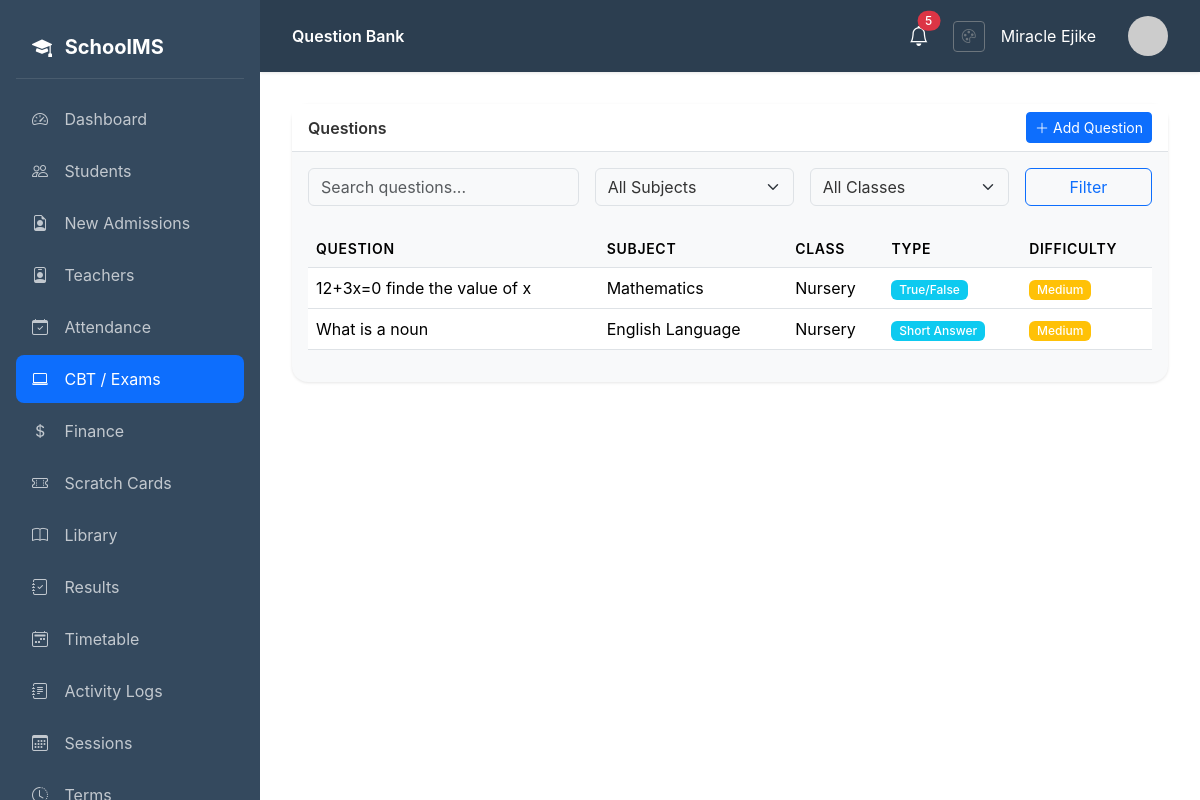
Screenshot of /cbt/questions/ (signed in) with the database file from the repository.
### cbt/models.py (models this page shows, shortened)
class QuestionBank(models.Model):
    QUESTION_TYPES = [
        ('multiple_choice', 'Multiple Choice'),
        ('true_false', 'True/False'),
        ('short_answer', 'Short Answer'),
    ]
    DIFFICULTY_LEVELS = [
        ('easy', 'Easy'),
        ('medium', 'Medium'),
        ('hard', 'Hard'),
    ]
    subject = models.ForeignKey(Subject, on_delete=models.CASCADE)
    class_level = models.ForeignKey(ClassLevel, on_delete=models.CASCADE)
    question_text = models.TextField()
    question_type = models.CharField(max_length=20, choices=QUESTION_TYPES, default='multiple_choice')
    option_a = models.CharField(max_length=255, blank=True)
    option_b = models.CharField(max_length=255, blank=True)
    option_c = models.CharField(max_length=255, blank=True)
    option_d = models.CharField(max_length=255, blank=True)
    correct_answer = models.CharField(max_length=255)
    explanation = models.TextField(blank=True)
    difficulty = models.CharField(max_length=10, choices=DIFFICULTY_LEVELS, default='medium')
    created_by = models.ForeignKey(Teacher, on_delete=models.SET_NULL, null=True)
    created_at = models.DateTimeField(auto_now_add=True)

### core/models.py (models this page shows, shortened)
class Subject(models.Model):
    name = models.CharField(max_length=100)
    code = models.CharField(max_length=10, unique=True)
    class_levels = models.ManyToManyField(ClassLevel, related_name='subjects')
    description = models.TextField(blank=True)
    icon = models.CharField(max_length=50, blank=True, help_text="Bootstrap icon class")

class ClassLevel(models.Model):
    name = models.CharField(max_length=50)
    order = models.IntegerField(default=0)
    class Meta:
        ordering = ['order']

### cbt/views.py (the view)
# urls.py: path('questions/', views.question_list, name='question_list'),
@login_required
def question_list(request):
    query = request.GET.get('q', '')
    subject_filter = request.GET.get('subject', '')
    class_filter = request.GET.get('class', '')
    questions = QuestionBank.objects.all()
    if query:
        questions = questions.filter(question_text__icontains=query)
    if subject_filter:
        questions = questions.filter(subject_id=subject_filter)
    if class_filter:
        questions = questions.filter(class_level_id=class_filter)
    subjects = Subject.objects.all()
    class_levels = ClassLevel.objects.all()
    context = {
        'questions': questions,
        'subjects': subjects,
        'class_levels': class_levels,
        'query': query,
        'subject_filter': subject_filter,
        'class_filter': class_filter,
    }
    return render(request, 'cbt/question_list.html', context)

### core/context_processors.py (called while the page is built)
def vapid_public_key(request):
    return {
        'vapid_public_key': getattr(settings, 'VAPID_PUBLIC_KEY', ''),
    }

### templates/cbt/question_list.html (shortened to what this page needs)
{% extends 'base.html' %}
{% block page_title %}Question Bank{% endblock %}
{% block content %}
<div class="card">
    <div class="card-header d-flex justify-content-between align-items-center">
        <span>Questions</span>
        <a href="{% url 'cbt:question_add' %}" class="btn btn-primary btn-sm">
            <i class="bi bi-plus-lg me-1"></i>Add Question
        </a>
    </div>
    <div class="card-body">
        <form method="get" class="row g-3 mb-4">
            <div class="col-md-4">
                <input type="text" name="q" class="form-control" placeholder="Search questions..." value="{{ query }}">
            </div>
            <div class="col-md-3">
                <select name="subject" class="form-select">
                    <option value="">All Subjects</option>
                </select>
            </div>
            <div class="col-md-3">
                <select name="class" class="form-select">
                    <option value="">All Classes</option>
                </select>
            </div>
            <div class="col-md-2">
                <button type="submit" class="btn btn-outline-primary w-100">Filter</button>
            </div>
        </form>
        <div class="table-responsive">
            <table class="table table-hover">
                <thead>
                    <tr>
                        <th>Question</th>
                        <th>Subject</th>
                        <th>Class</th>
                        <th>Type</th>
                        <th>Difficulty</th>
                    </tr>
                </thead>
                <tbody>
                    {% for question in questions %}
                    <tr>
                        <td>{{ question.question_text|truncatechars:80 }}</td>
                        <td>{{ question.subject.name }}</td>
                        <td>{{ question.class_level.name }}</td>
                        <td><span class="badge bg-info">{{ question.get_question_type_display }}</span></td>
                        <td>
                            <span class="badge bg-{% if question.difficulty == 'easy' %}success{% elif question.difficulty == 'medium' %}warning{% else %}danger{% endif %}">
                                {{ question.get_difficulty_display }}
                            </span>
                        </td>
                    </tr>
                    {% empty %}
                    <tr><td colspan="5" class="text-center text-muted py-4">No questions found</td></tr>
                    {% endfor %}
                </tbody>
            </table>
        </div>
    </div>
</div>
{% endblock %}

### templates/base.html (shortened to what this page needs)
{% load static %}
<!DOCTYPE html>
<html lang="en">
<head>
    <link href="https://cdn.jsdelivr.net/npm/bootstrap@5.3.2/dist/css/bootstrap.min.css" rel="stylesheet">
    <link href="https://cdn.jsdelivr.net/npm/bootstrap-icons@1.11.1/font/bootstrap-icons.css" rel="stylesheet">
    <link rel="stylesheet" href="{% static 'css/theme.css' %}">
</head>
<body>
    <nav class="sidebar">
        <div class="brand">
            <i class="bi bi-mortarboard-fill me-2"></i>
            SchoolMS
        </div>
        <ul class="nav flex-column">
            <li class="nav-item">
                <a class="nav-link {% if request.resolver_match.url_name == 'dashboard' %}active{% endif %}" href="{% url 'core:dashboard' %}">
                    <i class="bi bi-speedometer2"></i> Dashboard
                </a>
            </li>
            {% if user.profile.role == 'admin' or user.profile.role == 'teacher' %}
            <li class="nav-item">
                <a class="nav-link {% if 'students' in request.path %}active{% endif %}" href="{% url 'students:student_list' %}">
                    <i class="bi bi-people"></i> Students
                </a>
            </li>
            {% endif %}
            {% if user.profile.role == 'admin' %}
            <li class="nav-item">
                <a class="nav-link {% if 'admissions' in request.path %}active{% endif %}" href="{% url 'homepage:admission_list' %}">
                    <i class="bi bi-file-earmark-person"></i> New Admissions
                </a>
            </li>
            <li class="nav-item">
                <a class="nav-link {% if 'teachers' in request.path %}active{% endif %}" href="{% url 'teachers:teacher_list' %}">
                    <i class="bi bi-person-badge"></i> Teachers
                </a>
            </li>
            {% endif %}
            {% if user.profile.role == 'admin' or user.profile.role == 'teacher' or user.profile.role == 'student' %}
            <li class="nav-item">
                <a class="nav-link {% if 'attendance' in request.path %}active{% endif %}" href="{% url 'attendance:dashboard' %}">
                    <i class="bi bi-calendar-check"></i> Attendance
                </a>
            </li>
            {% endif %}
            <li class="nav-item">
                <a class="nav-link {% if 'cbt' in request.path %}active{% endif %}" href="{% url 'cbt:dashboard' %}">
                    <i class="bi bi-laptop"></i> CBT / Exams
                </a>
            </li>
            {% if user.profile.role == 'admin' or user.profile.role == 'accountant' or user.profile.role == 'student' %}
            <li class="nav-item">
                <a class="nav-link {% if 'finance' in request.path %}active{% endif %}" href="{% url 'finance:dashboard' %}">
                    <i class="bi bi-currency-dollar"></i> Finance
                </a>
            </li>
            <li class="nav-item">
                <a class="nav-link {% if 'scratchcard' in request.path %}active{% endif %}" href="{% url 'scratchcard:dashboard' %}">
                    <i class="bi bi-ticket-perforated"></i> Scratch Cards
                </a>
            </li>
            {% endif %}
            {% if user.profile.role == 'admin' or user.profile.role == 'librarian' or user.profile.role == 'teacher' or user.profile.role == 'student' %}
            <li class="nav-item">
                <a class="nav-link {% if 'library' in request.path %}active{% endif %}" href="{% url 'library:dashboard' %}">
                    <i class="bi bi-book"></i> Library
                </a>
            </li>
            {% endif %}
            <li class="nav-item">
                <a class="nav-link {% if 'results' in request.path %}active{% endif %}" href="{% url 'students:results_dashboard' %}">
                    <i class="bi bi-journal-check"></i> Results
                </a>
            </li>
            {% if user.profile.role == 'admin' or user.profile.role == 'teacher' %}
            <li class="nav-item">
                <a class="nav-link {% if 'timetable' in request.path %}active{% endif %}" href="{% url 'timetable:list' %}">
                    <i class="bi bi-calendar2-week"></i> Timetable
                </a>
            </li>
            {% endif %}
            {% if user.profile.role == 'admin' %}
            <li class="nav-item">
                <a class="nav-link {% if 'audit-logs' in request.path %}active{% endif %}" href="{% url 'core:audit_logs' %}">
                    <i class="bi bi-journal-text"></i> Activity Logs
                </a>
            </li>
            <li class="nav-item">
                <a class="nav-link {% if 'sessions' in request.path %}active{% endif %}" href="{% url 'core:session_list' %}">
                    <i class="bi bi-calendar3"></i> Sessions
                </a>
            </li>
            <li class="nav-item">
                <a class="nav-link {% if 'terms' in request.path %}active{% endif %}" href="{% url 'core:term_list' %}">
                    <i class="bi bi-clock-history"></i> Terms
                </a>
            </li>
            {% endif %}
        </ul>
    </nav>
    <main class="main-content">
        <div class="top-bar">
            <div>
                <span class="fw-semibold">{% block page_title %}Dashboard{% endblock %}</span>
            </div>
            <div class="d-flex align-items-center gap-3">
                <div class="dropdown me-2">
                    <button class="btn btn-link text-white position-relative p-0 border-0" type="button" id="notificationBell" data-bs-toggle="dropdown" aria-expanded="false">
                        <i class="bi bi-bell fs-5"></i>
                        <span id="notification-badge" class="position-absolute top-0 start-100 translate-middle badge rounded-pill bg-danger d-none">
                        </span>
                    </button>
                </div>
                <a href="{% url 'accounts:theme_settings' %}" class="btn btn-sm btn-outline-secondary" title="Theme Settings">
                    <i class="bi bi-palette"></i>
                </a>
                <span class="me-3">{{ user.get_full_name|default:user.username }}</span>
                <img src="https://ui-avatars.com/api/?name={{ user.username }}&background=4f46e5&color=fff" class="avatar" alt="Avatar">
            </div>
        </div>
        {% block content %}{% endblock %}
    </main>
</body>
</html>

### static/css/theme.css (style rules this page uses)
:root { --primary-color: #0d6efd; --secondary-color: #6c757d; --accent-color: #198754; --navbar-color: #2c3e50; --sidebar-color: #34495e; --background-color: #ffffff; --text-color: #333333; --light-bg: #f8f9fa; --border-color: #dee2e6; }
body { background-color: var(--background-color); color: var(--text-color); transition: background-color 0.3s ease, color 0.3s ease; }
.sidebar { background-color: var(--sidebar-color) !important; transition: background-color 0.3s ease; }
.top-bar { background-color: var(--navbar-color) !important; color: white; transition: background-color 0.3s ease; }
.card { background-color: var(--light-bg); color: var(--text-color); border-color: var(--border-color) !important; transition: background-color 0.3s ease, color 0.3s ease; }
.card-header { background-color: var(--background-color); border-bottom-color: var(--border-color) !important; }
.btn-primary { background-color: var(--primary-color) !important; border-color: var(--primary-color) !important; }
.main-content { background-color: var(--background-color); transition: background-color 0.3s ease; }
.table { color: var(--text-color); }
.table thead th { border-bottom-color: var(--border-color); background-color: var(--light-bg); }
.table tbody td { border-bottom-color: var(--border-color); }
.form-control, .form-select { background-color: var(--light-bg); color: var(--text-color); border-color: var(--border-color); }
.sidebar .nav-link { color: rgba(255, 255, 255, 0.7); }
.sidebar .nav-link:hover, .sidebar .nav-link.active { background-color: var(--primary-color) !important; color: white; }

### templates/base.html (style rules this page uses)
body { font-family: 'Inter', -apple-system, BlinkMacSystemFont, 'Segoe UI', Roboto, sans-serif; background-color: var(--background-color); overflow-x: hidden; }
.reveal-hidden { opacity: 0; transform: translateY(20px); transition: all 0.6s cubic-bezier(0.4, 0, 0.2, 1); }
.reveal-visible { opacity: 1; transform: translateY(0); }
.btn { transition: all 0.2s ease; }
.sidebar { position: fixed; top: 0; left: 0; height: 100vh; width: var(--sidebar-width); background-color: var(--sidebar-color); padding: 1rem; overflow-y: auto; z-index: 1000; }
.sidebar .brand { color: #fff; font-size: 1.25rem; font-weight: 700; padding: 1rem; margin-bottom: 1rem; border-bottom: 1px solid rgba(255,255,255,0.1); }
.sidebar .nav-link { color: rgba(255,255,255,0.7); padding: 0.75rem 1rem; border-radius: 0.5rem; margin-bottom: 0.25rem; transition: all 0.2s; }
.sidebar .nav-link:hover, .sidebar .nav-link.active { color: #fff; background: rgba(255,255,255,0.1); }
.sidebar .nav-link i { width: 24px; margin-right: 0.75rem; }
.main-content { margin-left: var(--sidebar-width); padding: 2rem; min-height: 100vh; background-color: transparent; color: var(--text-color); position: relative; }
.top-bar { background-color: var(--navbar-color); color: white; padding: 1rem 2rem; margin: -2rem -2rem 2rem -2rem; box-shadow: 0 1px 3px rgba(0,0,0,0.1); display: flex; justify-content: space-between; align-items: center; }
.card { border: none; border-radius: 1rem; box-shadow: 0 1px 3px rgba(0,0,0,0.1); }
.card-header { background: #fff; border-bottom: 1px solid #e2e8f0; font-weight: 600; }
.btn-primary { background: var(--primary-color); border-color: var(--primary-color); }
.table th { background: #f8fafc; font-weight: 600; font-size: 0.875rem; text-transform: uppercase; letter-spacing: 0.05em; }
.badge { font-weight: 500; }
.avatar { width: 40px; height: 40px; border-radius: 50%; object-fit: cover; }

### rows the page displays
QuestionBank: question_text "12+3x=0 finde the value of x", subject.name "Mathematics", class_level.name "Nursery", question_type "True/False", difficulty "Medium"
QuestionBank: question_text "What is a noun", subject.name "English Language", class_level.name "Nursery", question_type "Short Answer", difficulty "Medium"

### other values shown
{{ user.get_full_name|default:user.username }} "Miracle Ejike"
